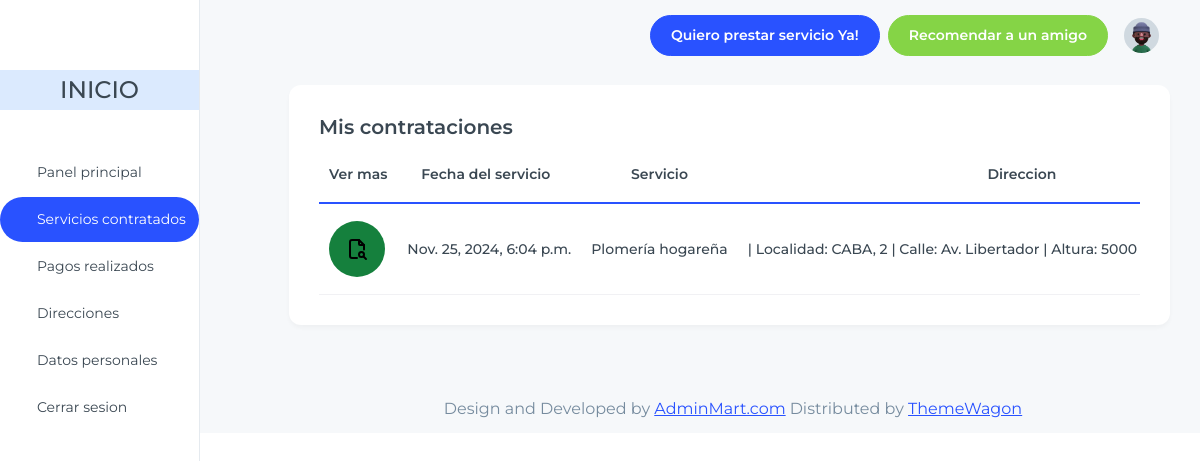
Screenshot of /home/consumidor/contratos/ (signed in) with the database file from the repository.
### apps/contrato/models.py (models this page shows, shortened)
class Contrato(models.Model):
    ESTADO_OPCIONES = [
        (1, 'En proceso'),
        (2, 'Cancelado'),
        (3, 'Completado'),
    ]
    fecha_contrato = models.DateTimeField()
    fecha_servicio = models.DateTimeField()
    precio_acordado = models.DecimalField(max_digits=20, decimal_places=2)
    estado = models.IntegerField(choices=ESTADO_OPCIONES)
    detalles = models.TextField(max_length=1000, null=True, blank=True)
    direccion = models.ForeignKey("ubicacion.Direccion", on_delete=models.CASCADE, default=None)
    servicio_prestado = models.ForeignKey("servicio.ServicioPrestado", on_delete=models.CASCADE)
    factura = models.ForeignKey("facturacion.Factura", on_delete=models.CASCADE, null=True, blank=True, related_name="contratos")
    consumidor = models.ForeignKey("consumidor.Consumidor", on_delete=models.CASCADE, null=True, blank=True, related_name="contratos")

### apps/servicio/models.py (models this page shows, shortened)
class ServicioPrestado(models.Model):
    prestador = models.ForeignKey("prestador.Prestador", on_delete=models.CASCADE)
    localidad = models.ForeignKey("ubicacion.Localidad", on_delete=models.CASCADE, default=None)
    servicio = models.ForeignKey(Servicio, on_delete=models.CASCADE)

class Servicio(models.Model):
    nombre = models.CharField(max_length=100)
    descripcion = models.TextField(max_length=500, null=True, blank=True)
    categoria = models.ForeignKey(Categoria, on_delete=models.CASCADE)

### apps/ubicacion/models.py (models this page shows, shortened)
class Direccion(models.Model):
    calle = models.TextField(max_length=200)
    altura = models.TextField(max_length=200)
    departamento = models.CharField(max_length=100, null=True, blank=True)
    codigo_postal = models.CharField(max_length=100)
    barrio = models.CharField(max_length=200, blank=True, null=True, default=None)
    localidad = models.ForeignKey(Localidad, on_delete=models.CASCADE, default=None)
    usuario = models.ForeignKey("usuario.Usuario", on_delete=models.CASCADE, default=None)
    def direccionCompleta(self):
        return f"| Localidad: {self.localidad} | Calle: {self.calle} | Altura: {self.altura} | Departamento: {self.departamento} | "

class Localidad(models.Model):
    nombre = models.CharField(max_length=100)
    provincia = models.ForeignKey(Provincia, on_delete=models.CASCADE)
    def __str__(self):
        return f'{self.nombre}, {self.provincia.nombre}'

class Provincia(models.Model):
    PROVINCIAS = [
        (1, 'Buenos Aires'),
        (2, 'Ciudad Autónoma de Buenos Aires'),
        (3, 'Catamarca'),
        (4, 'Chaco'),
        (5, 'Chubut'),
        (6, 'Córdoba'),
        (7, 'Corrientes'),
        (8, 'Entre Ríos'),
        (9, 'Formosa'),
        (10, 'Jujuy'),
        (11, 'La Pampa'),
        (12, 'La Rioja'),
        (13, 'Mendoza'),
        (14, 'Misiones'),
        (15, 'Neuquén'),
        (16, 'Río Negro'),
        (17, 'Salta'),
        (18, 'San Juan'),
        (19, 'San Luis'),
        (20, 'Santa Cruz'),
        (21, 'Santa Fe'),
        (22, 'Santiago del Estero'),
        (23, 'Tierra del Fuego, Antártida e Islas del Atlántico Sur'),
        (24, 'Tucumán'),
    ]
    nombre = models.IntegerField(choices=PROVINCIAS)

### apps/consumidor/views.py (the view)
# urls.py: path('consumidor/contratos/', ConsumidorContratosListView.as_view(), name='contratos_consumidor'),
class ConsumidorContratosListView(generic.ListView):
    model = Contrato
    template_name = "consumidor_contratos.html"
    context_object_name = "contratos"
    def get_queryset(self):
        usuario_actual = self.request.user
        contratos = Contrato.objects.filter(consumidor__rol_usuario__usuario=usuario_actual)
        return contratos

### apps/consumidor/templates/consumidor_contratos.html (shortened to what this page needs)
{% extends 'index_consumidor.html' %}
{% load static %}
{% block content %}
<div class="container-fluid">
  <div class='row'>
    <div class="col-lg-12 pl-1">
      <div class="card ">
        <div class="card-body ">
          <h5 class="card-title fs-6 font-semibold">Mis contrataciones</h5>
            <div class="table-responsive">
              <table class="table text-nowrap align-middle mb-0">
                <thead>
                  <tr class="border-2 border-bottom border-primary border-0">
                    <th scope="col" class="text-center">Ver mas</th>
                    <th scope="col" class="ps-4">Fecha del servicio</th>
                    <th scope="col" class="text-center">Servicio</th>
                    <th scope="col" class="text-center">Direccion</th>
                    </tr>
                </thead>
                <tbody class="table-group-divider">
                  {% for contrato in contratos %}
                    <tr>
                      <td class="text-center fw-medium">
                        <button type="button" class="flex justify-center items-center text-white bg-green-700 hover:bg-green-800 focus:outline-none focus:ring-4 focus:ring-green-300 font-medium rounded-full px-3 py-3 dark:bg-green-600 dark:hover:bg-green-700 dark:focus:ring-green-800">
                          <img src="{% static 'images/dash/logos/file-search.svg' %}" alt="Ícono" class="w-6 h-6">
                        </button>
                      </td>
                      <td class="text-center fw-medium">{{contrato.fecha_servicio}}</td>
                      <td class="text-center fw-medium">{{contrato.servicio_prestado.servicio.nombre}}</td>
                      <td class="text-center fw-medium">{{contrato.direccion.direccionCompleta}}</td>
                    </tr>
                  {% endfor %}
                </tbody>
              </table>
            </div>
        </div>
      </div>
    </div>
  </div>
</div>
{% endblock %}

### rows the page displays
Contrato: fecha_servicio "Nov. 25, 2024, 6:04 p.m.", servicio_prestado.servicio.nombre "Plomería hogareña", direccion.direccionCompleta "| Localidad: CABA, 2 | Calle: Av. Libertador | Altura: 5000…"
